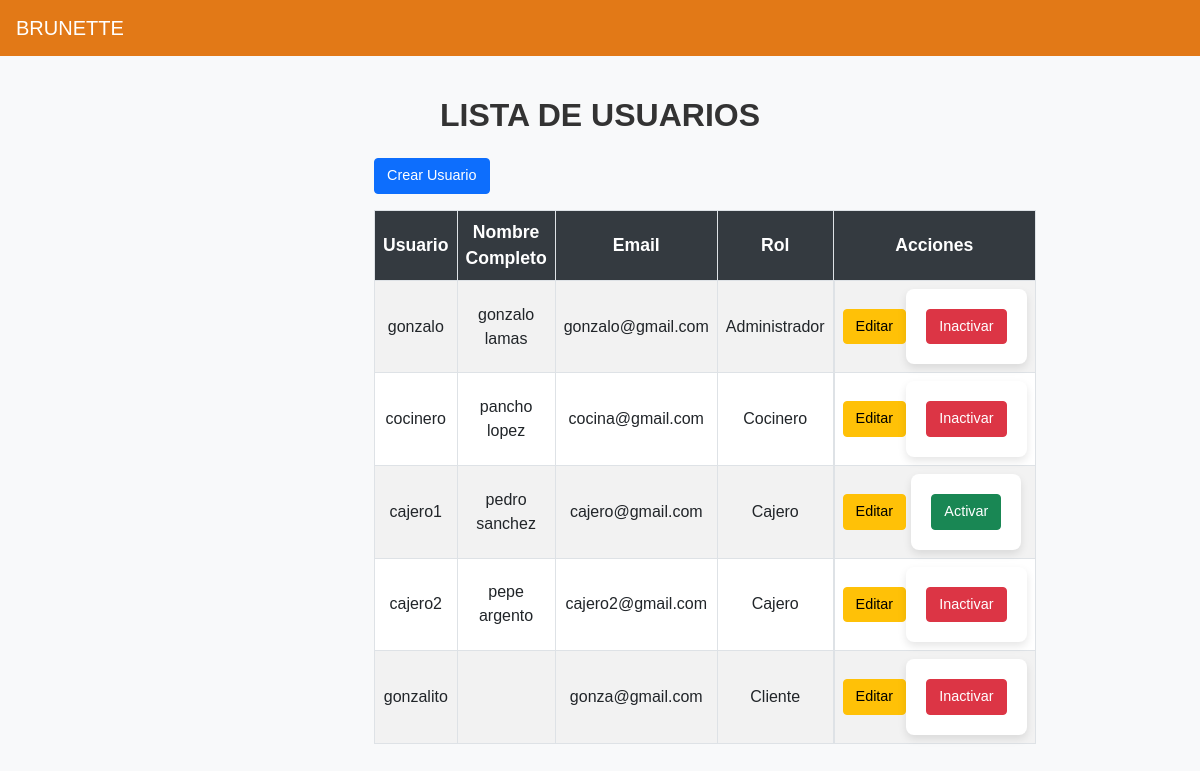
Screenshot of /usuarios/user_list/ (signed in) with the database file from the repository.
### usuarios/models.py (models this page shows, shortened)
class Usuario(AbstractUser):
    ROLES = (
        ('ADMIN', 'Administrador'),
        ('CAJERO', 'Cajero'),
        ('CLIENTE', 'Cliente'),
        ('COCINERO', 'Cocinero'),
    )
    rol = models.CharField(max_length=10, choices=ROLES, default='CLIENTE')
    is_active = models.BooleanField(default=True)  # Borrado lógico

### usuarios/views.py (the view)
# urls.py: path('user_list/', views.user_list, name='user_list'),
@login_required
def user_list(request):
    usuarios = Usuario.objects.all()  # Mostrar todos (activos e inactivos)
    return render(request, 'usuarios/user_list.html', {'usuarios': usuarios})

### usuarios/templates/usuarios/user_list.html (shortened to what this page needs)
{% extends "usuarios/base.html" %}
{% block content %}
<nav class="navbar navbar-expand-lg navbar-dark fixed-top" style="background-color: #e27917; padding-left: 1rem;">
    <a class="navbar-brand" href="{% url 'usuarios:menu_principal' %}" style="font-size: 1.25rem;">BRUNETTE</a>
</nav>
<div class="container mt-5 pt-5">
    <h2 class="mb-4 text-center">Lista de Usuarios</h2>
    <div class="d-flex justify-content-between mb-3">
        <a href="{% url 'usuarios:registro' %}" class="btn btn-primary btn-custom">Crear Usuario</a>
    </div>
    <table class="table table-striped table-bordered table-hover">
        <thead class="thead-dark">
            <tr>
                <th>Usuario</th>
                <th>Nombre Completo</th>
                <th>Email</th>
                <th>Rol</th>
                <th>Acciones</th>
            </tr>
        </thead>
        <tbody>
            {% for usuario in usuarios %}
            <tr>
                <td>{{ usuario.username }}</td>
                <td>{{ usuario.get_full_name }}</td>
                <td>{{ usuario.email }}</td>
                <td>{{ usuario.get_rol_display }}</td>
                <td class="d-flex justify-content-center align-items-center">
                    <a href="{% url 'usuarios:edit_user' usuario.id %}"
                        class="btn btn-warning btn-sm btn-custom mr-1">Editar</a>
                    {% if usuario.is_active %}
                    <form action="{% url 'usuarios:delete_user' usuario.id %}" method="post" class="d-inline"
                        onsubmit="return confirm('¿Estás seguro de que deseas inactivar este usuario?');">
                        <button type="submit" class="btn btn-danger btn-sm btn-custom">Inactivar</button>
                    </form>
                    {% else %}
                    <form action="{% url 'usuarios:activar_usuario' usuario.id %}" method="post" class="d-inline"
                        onsubmit="return confirm('¿Estás seguro de que deseas activar este usuario?');">
                        <button type="submit" class="btn btn-success btn-sm btn-custom">Activar</button>
                    </form>
                    {% endif %}
                </td>
            </tr>
            {% endfor %}
        </tbody>
    </table>
</div>
{% endblock %}

### usuarios/static/css/estilos.css (style rules this page uses)
form { background-color: #ffffff; padding: 20px; border-radius: 8px; box-shadow: 0 4px 8px rgba(0, 0, 0, 0.1); max-width: 500px; margin: 0 auto; }
form input, form select, form button { width: 100%; padding: 10px; margin-bottom: 15px; border-radius: 5px; border: 1px solid #ccc; }
form button { background-color: #007bff; color: #fff; border: none; cursor: pointer; }
body { background-color: #f8f9fa; font-family: Arial, sans-serif; }
.container { max-width: 500px; }
.btn-custom { font-size: 0.9rem; padding: 0.375rem 0.75rem; border-radius: 0.25rem; }
form .btn-custom { margin: 0; }
h2.text-center { font-family: 'Arial', sans-serif; color: #333; text-transform: uppercase; font-weight: bold; margin-bottom: 1.5rem; }
.table-bordered thead th { background-color: #343a40; color: white; font-size: 1.1rem; }
.table td, .table th { text-align: center; vertical-align: middle; }

### rows the page displays
Usuario: username "gonzalo", get_full_name "gonzalo lamas", email "gonzalo@gmail.com", rol "Administrador", is_active "Inactivar"
Usuario: username "cocinero", get_full_name "pancho lopez", email "cocina@gmail.com", rol "Cocinero", is_active "Inactivar"
Usuario: username "cajero1", get_full_name "pedro sanchez", email "cajero@gmail.com", rol "Cajero", is_active "Activar"
Usuario: username "cajero2", get_full_name "pepe argento", email "cajero2@gmail.com", rol "Cajero", is_active "Inactivar"
Usuario: username "gonzalito", email "gonza@gmail.com", rol "Cliente", is_active "Inactivar"
